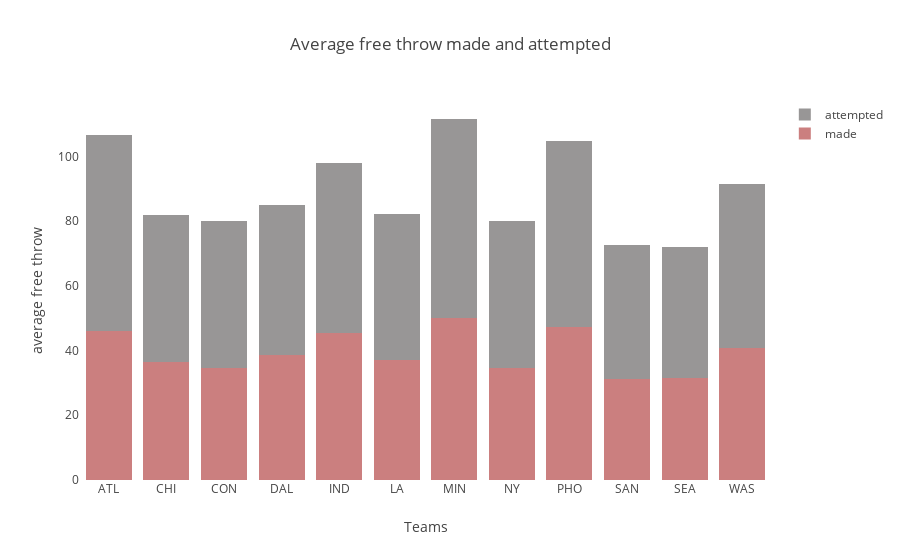

Notebook code for this chart:
### Code cell
trace1 = go.Bar(x = avg_throw_per_team['Team'], y=avg_throw_per_team['FTM'], name = "made",
                     marker = dict(color="rgba(152,0,0,0.5)")
                    )
trace2 = go.Bar(x = avg_throw_per_team['Team'], y=avg_throw_per_team['FTA'], name = "attempted",
                     marker = dict(color="rgba(152,150,150,150)")
                    )

layout  = dict(title = "Average free throw made and attempted",
               xaxis = dict(title = "Teams",showgrid=False,showline=False,zeroline=False),
               yaxis = dict(title = "average free throw",showgrid=False,showline=False,zeroline=False),
               barmode = "stack"
              )

data = [trace1, trace2]
figure = dict(data=data,layout=layout)
iplot(figure)

### Figure 1 — Plotly figure (JSON) as saved in the notebook; plotly's stock layout.template omitted (floating-point values rounded to 4 significant figures)
{"data": [{"marker": {"color": "rgba(152,0,0,0.5)"}, "name": "made", "type": "bar", "uid": "54c48cee-5167-4298-a880-93f9f7a84566", "x": ["ATL", "CHI", "CON", "DAL", "IND", "LA", "MIN", "NY", "PHO", "SAN", "SEA", "WAS"], "y": [46, 36.33, 34.5, 38.67, 45.42, 37, 50.09, 34.67, 47.33, 31.15, 31.58, 40.67]}, {"marker": {"color": "rgba(152,150,150,150)"}, "name": "attempted", "type": "bar", "uid": "3e09099e-43e2-4569-86f2-4516a3d1d8a7", "x": ["ATL", "CHI", "CON", "DAL", "IND", "LA", "MIN", "NY", "PHO", "SAN", "SEA", "WAS"], "y": [60.45, 45.5, 45.42, 46.25, 52.42, 45.08, 61.45, 45.33, 57.5, 41.38, 40.33, 50.83]}], "layout": {"barmode": "stack", "title": {"text": "Average free throw made and attempted"}, "xaxis": {"showgrid": false, "showline": false, "title": {"text": "Teams"}, "zeroline": false}, "yaxis": {"showgrid": false, "showline": false, "title": {"text": "average free throw"}, "zeroline": false}}}
